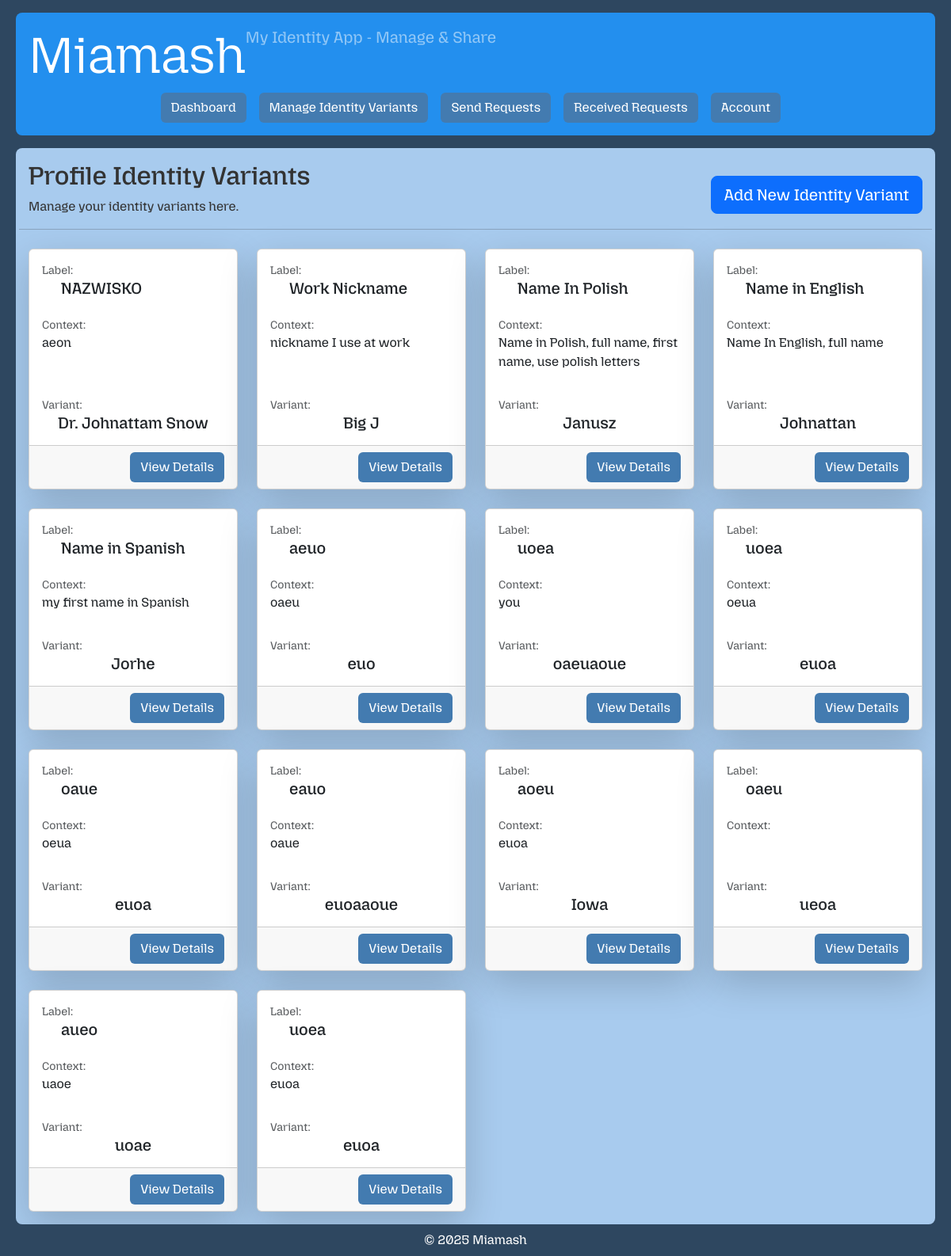
The app's page /profile/identity-variant/ (signed in), older data.
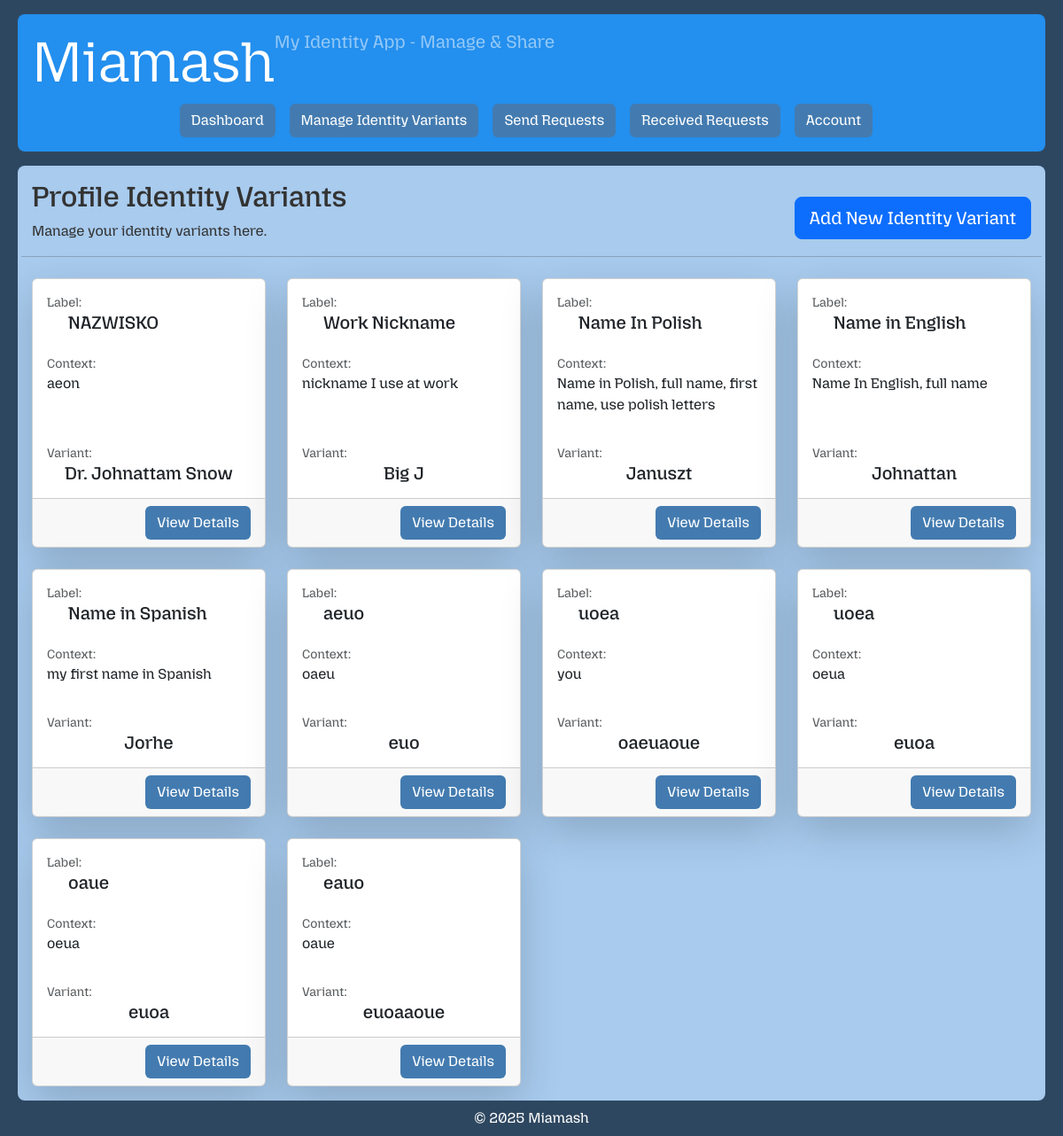
The same page, newer data.
### core/models.py (models this page shows, shortened)
class ProfileIdentityVariant(models.Model):
    user = models.ForeignKey(User, on_delete=models.CASCADE, related_name='identity_variants')
    label = models.CharField(max_length=50)
    context = models.TextField(blank=True)
    variant = models.CharField(max_length=100)

### web/views.py (the view)
# urls.py: path('profile/identity-variant/', ProfileIdentityVariantListView.as_view(), name='profile-identity-variant-list'),
class ProfileIdentityVariantListView(ProfileIdentityVariantOwnerPermissionMixin, ListView):
    template_name = 'private/profile_identity_variant_list.html'
    context_object_name = 'profile_identity_variants'

### web/permissions.py (called while the page is built)
    def get_queryset(self):
        return self.model.objects.filter(user=self.request.user)

### web/templates/private/profile_identity_variant_list.html
{% extends "private/base.html" %}
{% block content %}
    <div class="row align-items-center mb-2">
        <div class="col">
            <h2>Profile Identity Variants</h2>
            <p>Manage your identity variants here.</p>
        </div>
        <div class="col-auto">
            <a class="btn btn-primary btn-lg" href="{% url 'profile-identity-variant-create' %}">Add New Identity Variant</a>
        </div>
        <hr>
    </div>
    {% if profile_identity_variants %}
        <div class="row row-cols-1 row-cols-sm-1 row-cols-md-2 row-cols-lg-3 row-cols-xl-4 row-cols-xxl-5  g-4">
            {% for variant in profile_identity_variants %}
                <div class="col">
                    <div class="card h-100 mb-3 shadow-lg">
                        <div class="card-body d-flex flex-column">
                            <p class="text-muted mb-0 small">Label:</p>
                            <h5 class="card-text ps-4 ">{{ variant.label }}</h5>
                            <p class="text-muted mb-0 mt-3 small">Context:</p>
                            <p class="card-text">{{ variant.context }}</p>
                            <div class="flex-grow-1"></div>
                            <p class="text-muted mb-0 small">Variant:</p>
                            <h5 class="card-text text-center">{{ variant.variant }}</h5>
                        </div>
                        <div class="card-footer text-end">
                            <a class="btn btn-blue" href="{% url 'profile-identity-variant-detail' variant.id %}">View Details</a>
                        </div>
                    </div>
                </div>
            {% endfor %}
        </div>
    {% else %}
        <p>No variants at the moment... Go ahead and add a new one !</p>
    {% endif %}
{% endblock %}

### web/templates/private/base.html (shortened to what this page needs)
{% load static %}
<!DOCTYPE html>
<html lang="en">
<head>
    {% load django_bootstrap5 %}
    {% bootstrap_css %}
    <link rel="stylesheet" href="{% static 'css/private/base.css' %}">
</head>
<body class="container-fluid">
    <header class="p-3 m-2 mt-3 rounded-3">
        <div class="d-flex">
            <h1 class="text-white display-3">Miamash</h1>
            <p class="text-white-50 fs-5 ">My Identity App - Manage & Share</p>
        </div>
        <nav class="row justify-content-center">
            <ul class="nav justify-content-center gap-3">
                <li class="nav-item">
                    <a class="btn btn-blue" href="{% url 'dashboard' %}">Dashboard</a>
                </li>
                <li class="nav-item">
                    <a class="btn btn-blue" href="{% url 'profile-identity-variant-list' %}">Manage Identity Variants</a>
                </li>
                <li class="nav-item">
                    <a class="btn btn-blue" href="{% url 'request-send-list' %}">Send Requests</a>
                </li>
                <li class="nav-item">
                    <a class="btn btn-blue" href="{% url 'request-receive-list' %}">Received Requests</a>
                </li>
                <li class="nav-item">
                    <a class="btn btn-blue" href="{% url 'account_settings' %}">Account</a>
                </li>
            </ul>
        </nav>
    </header>
    <main class="main-container p-3 m-2 rounded-3">
        <div >
            {% block content %}
            {% endblock %}
        </div>
    </main>
    <footer>
        <div class="footer-container m-2 rounded-3 mt-auto">
            <p class="text-center mb-0">&copy; 2025 Miamash</p>
        </div>
    </footer>
</body>
</html>

### web/static/css/private/base.css (style rules this page uses)
body { font-family: 'MozillaHeadline', Arial, sans-serif; color: #333; background-color: rgb(46, 71, 96); height: 100vh; display: flex; flex-direction: column; }
header { background-color: #238fee; }
.btn-blue { background-color: #437bb0; color: white; }
main { flex: 1 1 auto; display: flex; flex-direction: column; overflow-y: auto; min-height: 0; background-color: #a8cbee; }
.footer-container { color: white; }

Row changes from the older to the newer data that the page shows:
removed ProfileIdentityVariant: label "aoeu", context "euoa", variant "Iowa"
removed ProfileIdentityVariant: label "oaeu", variant "ueoa"
removed ProfileIdentityVariant: label "aueo", context "uaoe", variant "uoae"
removed ProfileIdentityVariant: label "uoea", context "euoa", variant "euoa"
changed ProfileIdentityVariant "Name In Polish": variant "Janusz" → "Januszt"
